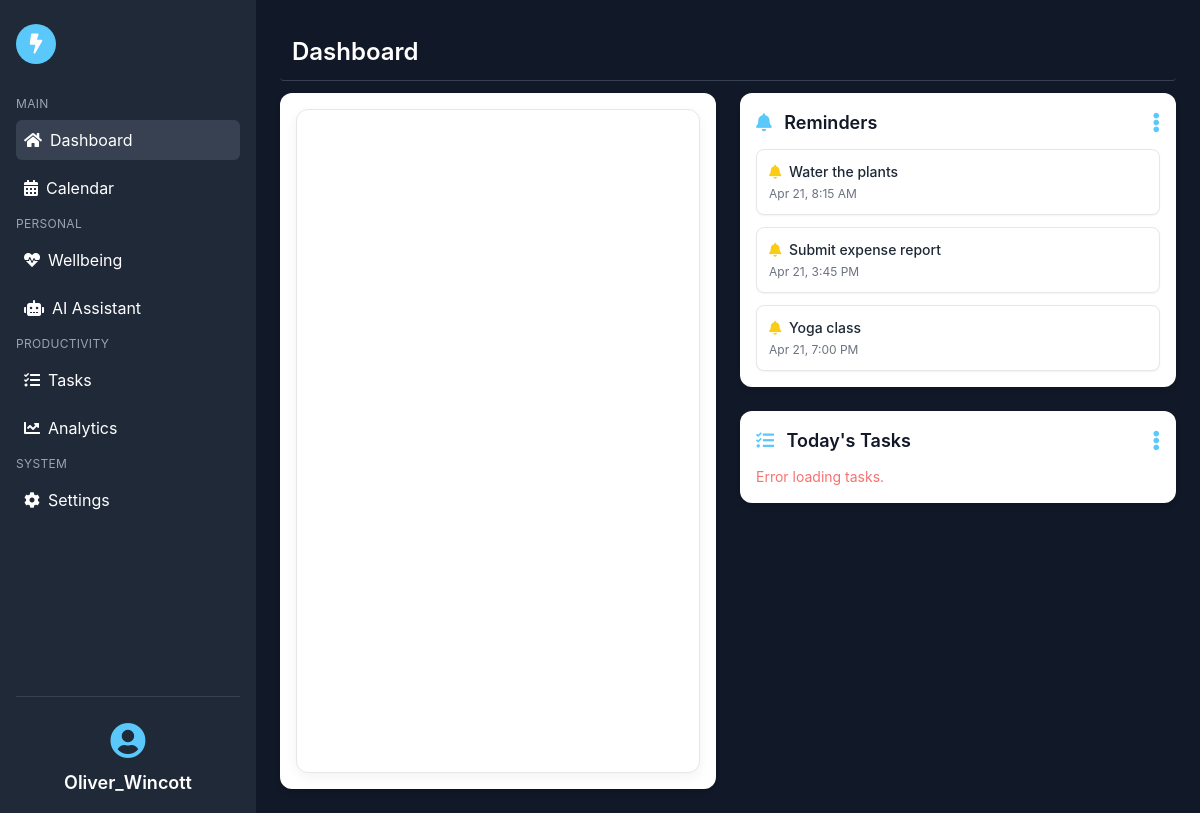
/dashboard/ (signed in), run on the app's committed database.
### calendar_app/models.py (models this page shows, shortened)
class Reminder(models.Model):
    user = models.ForeignKey(User, on_delete=models.CASCADE)  # Add this line
    event = models.ForeignKey(CalendarEvent, on_delete=models.CASCADE)
    reminder_time = models.DateTimeField()

class CalendarEvent(models.Model):
    title = models.CharField(max_length=255)
    description = models.TextField(max_length=255)  # ✅ Add this line if missing
    start_time = models.DateTimeField()
    end_time = models.DateTimeField()
    user = models.ForeignKey(User, on_delete=models.CASCADE)  # ✅ Link to Django User Model

### calendar_app/views.py (the view)
# urls.py: path('dashboard/', views.dashboard, name='dashboard'),
@login_required
def dashboard(request):
    now = timezone_now()
    start_of_day = now.replace(hour=0, minute=0, second=0, microsecond=0)
    end_of_day = now.replace(hour=23, minute=59, second=59)
    if is_naive(start_of_day):
        start_of_day = make_aware(start_of_day)
    if is_naive(end_of_day):
        end_of_day = make_aware(end_of_day)
    reminders = Reminder.objects.filter(
        event__user=request.user,
        reminder_time__range=(start_of_day, end_of_day)
    ).order_by('reminder_time')
    categories = Category.objects.all()
    return render(request, 'dashboard.html', {
        'reminders': reminders,
        'categories': categories  # 👈 Include in context
    })

### calendar_app/templates/dashboard.html (shortened to what this page needs)
{% load static %}
<!DOCTYPE html>
<html lang="en">
<head>
  {% block head %}
  <script src="https://cdn.tailwindcss.com"></script>
  <link rel="stylesheet" href="https://cdnjs.cloudflare.com/ajax/libs/font-awesome/5.15.3/css/all.min.css" />
  <link rel="stylesheet" href="{% static 'css/dashboard.css' %}">
  {% endblock head %}
</head>
<body class="bg-gray-900 text-white font-sans min-h-screen">
  <div class="flex">
    {% include 'includes/sidebar.html' %}
    <main class="flex-1 p-4 md:p-6 fade-up">
      {% include 'includes/topbar.html' with page_title="Dashboard" %}
      <div class="grid grid-cols-1 lg:grid-cols-2 gap-6 fade-up">
        <section class="bg-white text-gray-900 p-4 rounded-xl shadow-md fade-up">
          {% include 'includes/dailyview.html' with daily_view=True %}
        </section>
        <div class="space-y-6">
          <section class="bg-white text-gray-900 p-4 rounded-xl shadow-md relative fade-up">
            <div class="flex justify-between items-center mb-3">
              <h5 class="text-lg font-semibold"><i class="fas fa-bell mr-2 text-primary"></i> Reminders</h5>
              <div class="relative">
                <button class="text-primary text-xl hover:text-blue-600" data-dropdown-btn="reminder">
                  <i class="fas fa-ellipsis-v"></i>
                </button>
              </div>
            </div>
            <div id="reminder-list-wrapper">
              {% include 'includes/reminders.html' with reminders=reminders %}
            </div>
          </section>
          <section class="bg-white text-gray-900 p-4 rounded-xl shadow-md relative fade-up">
            <div class="flex justify-between items-center mb-3">
              <h5 class="text-lg font-semibold"><i class="fas fa-tasks mr-2 text-primary"></i> Today's Tasks</h5>
              <div class="relative">
                <button class="text-primary text-xl hover:text-blue-600" data-dropdown-btn="task">
                  <i class="fas fa-ellipsis-v"></i>
                </button>
              </div>
            </div>
            <div id="task-list-wrapper">
              {% include 'includes/daily_tasks.html' %}
            </div>
          </section>
        </div>
      </div>
    </main>
  </div>
</body>
</html>

### calendar_app/templates/includes/sidebar.html
{% load static %}
<aside class="w-full md:w-64 h-screen bg-gray-800 text-white p-4 flex flex-col justify-between sticky top-0">
  <div class="mb-6">
    <div class="flex items-center mb-8 mt-2">
      <div class="w-10 h-10 bg-primary text-white rounded-full flex items-center justify-center hover:animate-pulse">
        <i class="fas fa-bolt text-xl"></i>
      </div>
    </div>
    <nav class="flex flex-col space-y-2">
      <ul class="space-y-2">
        <li class="text-xs uppercase tracking-wide text-gray-400">Main</li>
        <li>
          <a href="{% url 'dashboard' %}" class="flex items-center gap-2 text-white hover:text-primary hover:bg-gray-700 rounded-md px-2 py-2 transition {% if request.path == '/dashboard/' %}bg-gray-700 text-primary{% endif %}">
            <i class="fas fa-home"></i> Dashboard
          </a>
        </li>
        <li>
          <a href="{% url 'calendar' %}" class="flex items-center gap-2 text-white hover:text-primary hover:bg-gray-700 rounded-md px-2 py-2 transition {% if request.path == '/calendar/' %}bg-gray-700 text-primary{% endif %}">
            <i class="fas fa-calendar-alt"></i> Calendar
          </a>
        </li>
        <li class="mt-6 text-xs uppercase tracking-wide text-gray-400">Personal</li>
        <li>
          <a href="{% url 'wellbeing' %}" class="flex items-center gap-2 text-white hover:text-primary hover:bg-gray-700 rounded-md px-2 py-2 transition {% if request.path == '/wellbeing/' %}bg-gray-700 text-primary{% endif %}">
            <i class="fas fa-heartbeat"></i> Wellbeing
          </a>
        </li>
        <li>
          <a href="{% url 'ai_assistant' %}" class="flex items-center gap-2 text-white hover:text-primary hover:bg-gray-700 rounded-md px-2 py-2 transition {% if request.path == '/ai-assistant/' %}bg-gray-700 text-primary{% endif %}">
            <i class="fas fa-robot"></i> AI Assistant
          </a>
        </li>
        <li class="mt-6 text-xs uppercase tracking-wide text-gray-400">Productivity</li>
        <li>
          <a href="{% url 'tasks' %}" class="flex items-center gap-2 text-white hover:text-primary hover:bg-gray-700 rounded-md px-2 py-2 transition {% if request.path == '/tasks/' %}bg-gray-700 text-primary{% endif %}">
            <i class="fas fa-tasks"></i> Tasks
          </a>
        </li>
        <li>
          <a href="{% url 'analytics' %}" class="flex items-center gap-2 text-white hover:text-primary hover:bg-gray-700 rounded-md px-2 py-2 transition {% if request.path == '/analytics/' %}bg-gray-700 text-primary{% endif %}">
            <i class="fas fa-chart-line"></i> Analytics
          </a>
        </li>
        <li class="mt-6 text-xs uppercase tracking-wide text-gray-400">System</li>
        <li>
          <a href="#" class="flex items-center gap-2 text-white hover:text-primary hover:bg-gray-700 rounded-md px-2 py-2 transition">
            <i class="fas fa-cog"></i> Settings
          </a>
        </li>
      </ul>
    </nav>
  </div>
  <div class="mt-8">
    <div class="border-t border-gray-700 pt-6 text-center">
      <i class="fas fa-user-circle text-4xl mb-2 text-primary"></i>
      <h4 class="text-lg font-semibold">{{ user.get_full_name|default:user.username }}</h4>
    </div>
  </div>
</aside>

### calendar_app/templates/includes/topbar.html
<div class="row align-items-center mb-3 rounded p-3 top-bar border-b border-gray-700">
  <div class="col">
    <h2 class="mb-0 text-2xl font-semibold text-white">{{ page_title }}</h2>
  </div>
</div>

### calendar_app/templates/includes/dailyview.html (shortened to what this page needs)
<div id="daily-calendar-container">
  <div id="dashboard-calendar"></div>
</div>
<link rel="stylesheet" href="https://cdn.jsdelivr.net/npm/fullcalendar@6.1.8/index.global.min.css">
<link rel="stylesheet" href="https://cdn.jsdelivr.net/npm/@fullcalendar/bootstrap@6.1.8/index.global.min.css">
<link rel="stylesheet" href="https://unpkg.com/tippy.js@6/themes/light-border.css" />

### calendar_app/templates/includes/reminders.html (shortened to what this page needs)
<ul class="space-y-3" id="reminder-list">
  {% if reminders and reminders|length > 0 %}
    {% for reminder in reminders %}
      <li
        class="bg-white border border-gray-200 rounded-lg p-3 shadow-sm flex justify-between items-center transition hover:shadow-md"
        data-reminder-id="{{ reminder.id }}"
      >
        <div>
          <p class="text-sm font-medium text-gray-800 mb-1">
            <i class="fas fa-bell text-yellow-400 mr-1"></i>
            {{ reminder.event.title }}
          </p>
          <p class="text-xs text-gray-500">{{ reminder.reminder_time|date:"M j, g:i A" }}</p>
        </div>
      </li>
    {% endfor %}
  {% else %}
    <li class="text-sm text-gray-400 flex items-center gap-2">
      <i class="fas fa-info-circle text-gray-300"></i>
      No reminders for today.
    </li>
  {% endif %}
</ul>

### calendar_app/templates/includes/daily_tasks.html (shortened to what this page needs)
<ul id="task-list" class="space-y-3">
</ul>

### static/css/dashboard.css (style rules this page uses)
body { background-color: #1f2937; color: #d1d1d6; font-family: -apple-system, BlinkMacSystemFont, "SF Pro Text", Helvetica, Arial, sans-serif; margin: 0; padding: 0; }

### calendar_app/templates/dashboard.html (style rules this page uses)
.fade-up { opacity: 0; transform: translateY(30px); transition: opacity 0.8s ease, transform 0.8s ease; }
.fade-up.show { opacity: 1; transform: translateY(0); }

### calendar_app/templates/includes/dailyview.html (style rules this page uses)
#daily-calendar-container { display: flex; flex-direction: column; width: 100%; height: calc(100vh - 8.5rem); padding: 10px; background-color: #ffffff; border-radius: 12px; border: 1px solid #e5e7eb; box-shadow: 0 4px 12px rgba(0, 0, 0, 0.05); overflow: hidden; }
#dashboard-calendar { flex: 1 1 auto; min-height: 0; }

### data on the page
Reminder: event "Water the plants", reminder_time "Apr 21, 8:15 AM"
Reminder: event "Submit expense report", reminder_time "Apr 21, 3:45 PM"
Reminder: event "Yoga class", reminder_time "Apr 21, 7:00 PM"

### other printed values
{{ user.get_full_name|default:user.username }} "Oliver_Wincott"
{{ page_title }} "Dashboard"
